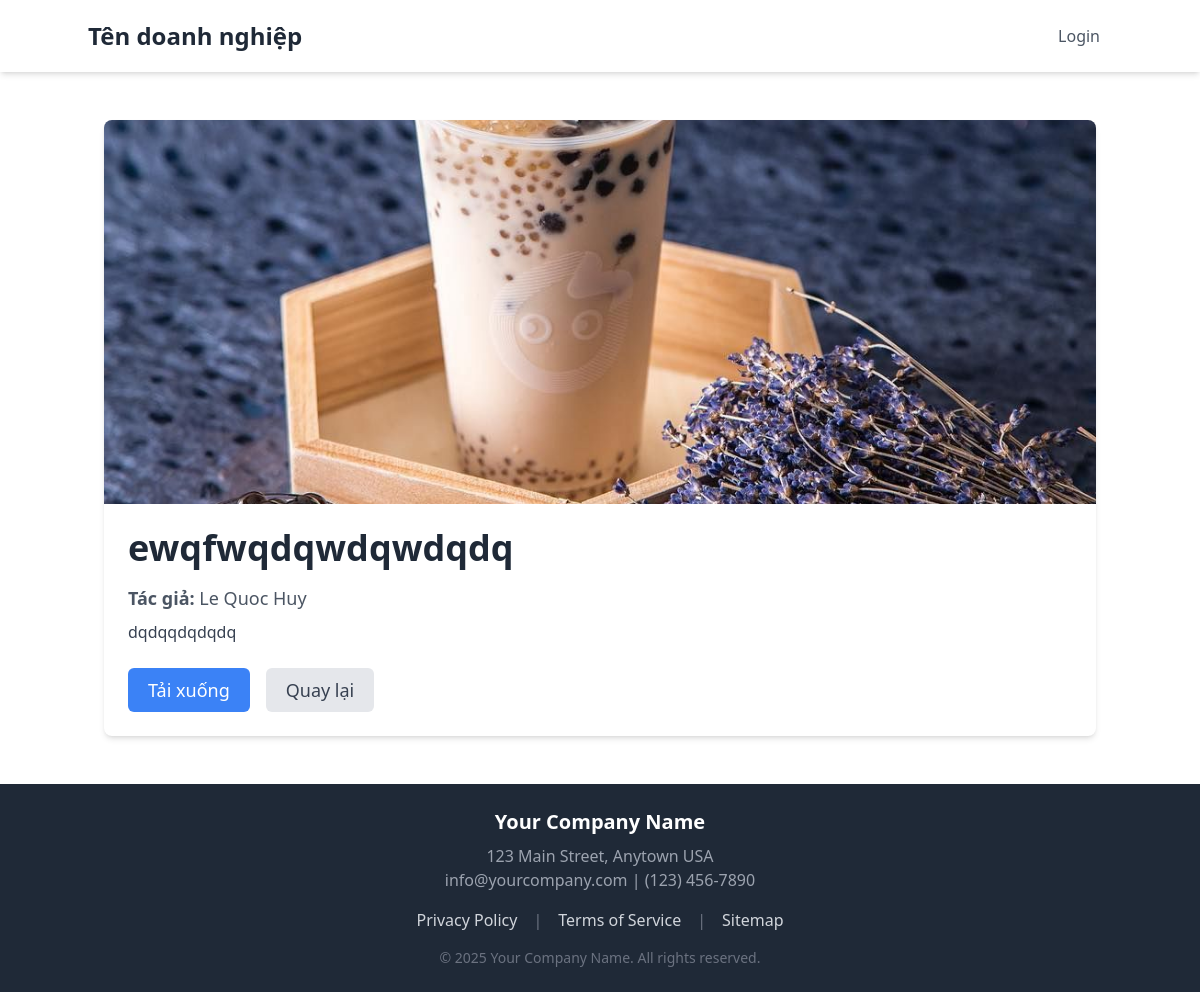
Page /document/5/ on the committed database.
### app/models.py (models this page shows, shortened)
class Document(models.Model):
    title = models.CharField(max_length=255, blank=True)
    author = models.CharField(max_length=255, blank=True)
    description = models.TextField(blank=True)
    image = models.ImageField(upload_to='data/images/')
    document = models.FileField(upload_to='data/documents/')
    uploaded_at = models.DateTimeField(auto_now_add=True)
    favorited_by = models.ManyToManyField(User, related_name='favorite_documents', blank=True)

### app/views.py (the view)
# urls.py: path('document/<int:document_id>/', DocumentDetailPage, name='document-detail'),
def DocumentDetailPage(request, document_id):
    document = get_object_or_404(Document, id=document_id)
    context = {
        'document': document
    }
    return render(request, 'DocumentDetailPage.html', context)

### app/templates/DocumentDetailPage.html (shortened to what this page needs)
{% extends 'Base.html' %}
{% block content %}
<div class="container mx-auto mt-8 p-4">
    <div class="bg-white rounded-lg shadow-md overflow-hidden">
        <img src="{{ document.image.url }}" alt="Document Image" class="w-full h-96 object-cover">
        <div class="p-6">
            <h1 class="text-4xl font-bold text-gray-800 mb-4">{{ document.title }}</h1>
            <p class="text-lg text-gray-600 mb-2"><strong>Tác giả:</strong> {{ document.author }}</p>
            <p class="text-md text-gray-700 mb-6">{{ document.description }}</p>
            <div class="flex justify-start space-x-4">
                <a href="{{ document.document.url }}" download class="text-white bg-blue-500 hover:bg-blue-600 px-5 py-2 rounded-md text-lg transition duration-300">Tải xuống</a>
                <a href="{% url 'home' %}" class="text-gray-700 bg-gray-200 hover:bg-gray-300 px-5 py-2 rounded-md text-lg transition duration-300">Quay lại</a>
            </div>
        </div>
    </div>
</div>
{% endblock %}

### rows in the picture
Document: image (picture), title "ewqfwqdqwdqwdqdq", author "Le Quoc Huy", description "dqdqqdqdqdq"
